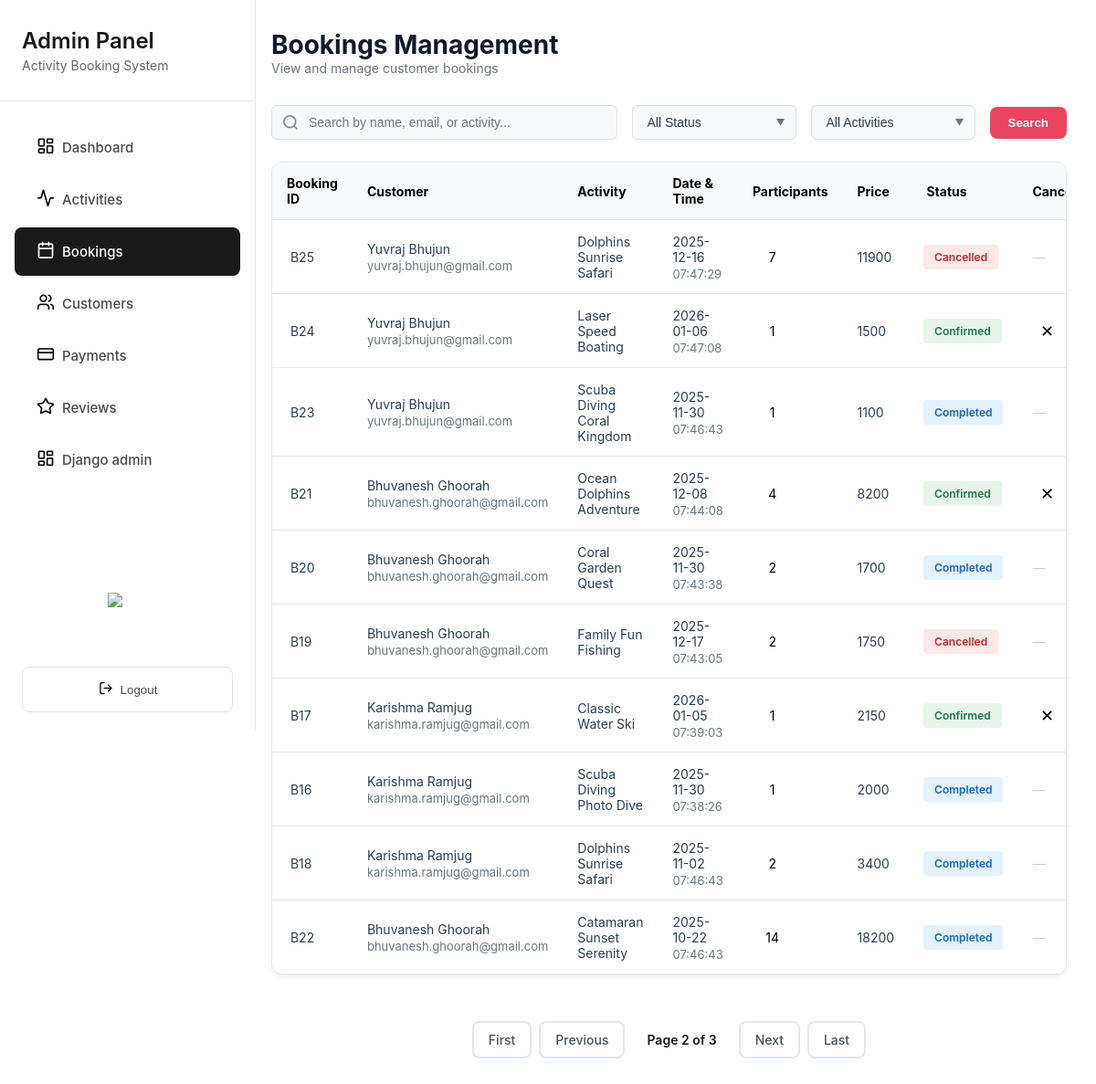
Page /grandblue/admin/bookings/?page=2 (signed in) on the earlier database version.
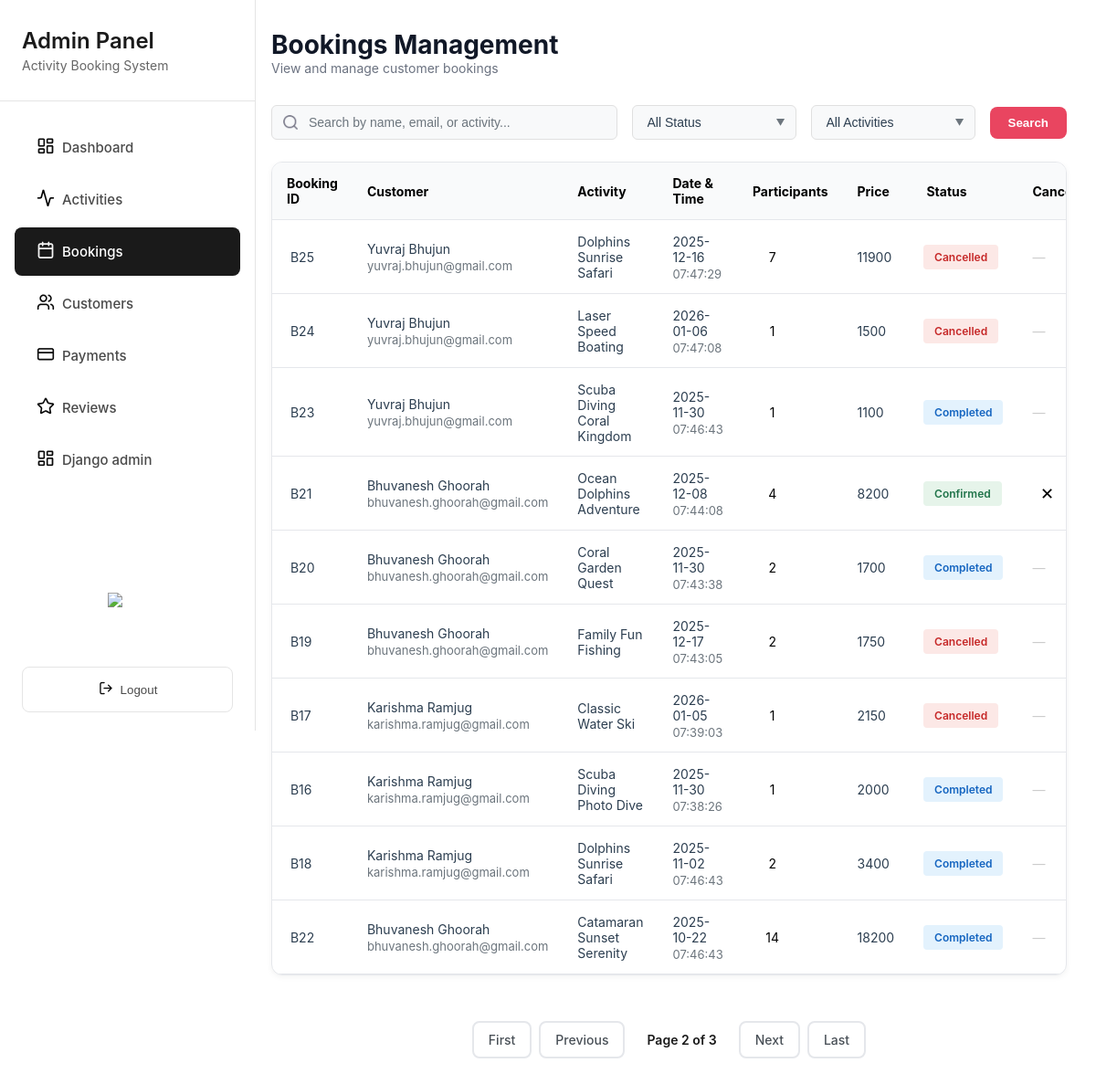
Same page on the later database version.
### merger/models.py (models this page shows, shortened)
class Booking(models.Model):
    class Status(models.TextChoices):
        CONFIRMED = "CONFIRMED", "Confirmed"
        CANCELLED = "CANCELLED", "Cancelled"
        COMPLETED = "COMPLETED", "Completed"
    customer = models.ForeignKey(User, related_name="bookings", on_delete=models.CASCADE)
    activity = models.ForeignKey(Activity, related_name="bookings", on_delete=models.CASCADE)
    date = models.DateField(help_text="Selected date for the activity")
    group_size = models.PositiveIntegerField(default=1)
    price_total = models.PositiveIntegerField(help_text="Total price (Rs)")
    status = models.CharField(max_length=12, choices=Status.choices, default=Status.CONFIRMED)
    created_at = models.DateTimeField(auto_now_add=True)
    cancelled_at = models.DateTimeField(blank=True, null=True)
    cancellation_reason = models.TextField(blank=True)
    class Meta:
        ordering = ["-created_at"]
        indexes = [
            models.Index(fields=["status"]),
            models.Index(fields=["date"]),
            models.Index(fields=["customer", "created_at"]),
        ]
        constraints = [
            models.CheckConstraint(
                check=Q(date__gt=F("created_at")),
                name="booking_date_after_creation"
            ),
        ]

class User(AbstractUser):
    email = models.EmailField(blank=True, unique=True)
    date_joined = models.DateTimeField(default=timezone.now)
    phone = models.CharField(max_length=20, blank=True)
    total_bookings = models.PositiveIntegerField(default=0)
    total_spent = models.DecimalField(max_digits=10, decimal_places=2, default=0.00)
    USERNAME_FIELD = 'email'
    REQUIRED_FIELDS = []
    class Meta:
        ordering = ['email']

class Activity(models.Model):
    ACTIVITY_TYPES = [
        ("Catamaran", "Catamaran"),
        ("Scuba diving", "Scuba diving"),
        ("Dolphin watching", "Dolphin watching"),
        ("Water ski", "Water ski"),
        ("Speed boat", "Speed boat"),
    ]
    name = models.CharField(max_length=255)
    activity_type = models.CharField(max_length=120, blank=True, choices=ACTIVITY_TYPES)
    description = models.TextField()
    base_price = models.PositiveIntegerField(help_text="Price per pax (Rs)")
    location = models.CharField(max_length=120, blank=True)
    duration = models.CharField(max_length=60, blank=True)
    max_participants = models.PositiveIntegerField()
    created_at = models.DateTimeField(auto_now_add=True)
    activity_rules = models.TextField(blank=True, help_text="One rule per line")
    safety_equipment = models.TextField(blank=True, help_text="One item per line")
    cancellation_policy = models.TextField(blank=True, help_text="One policy per line")
    map_embed_url = models.TextField(blank=True)
    map_location_description = models.TextField(blank=True)
    class Meta:
        ordering = ["name"]
        indexes = [
            models.Index(fields=["name"]),
            models.Index(fields=["activity_type"]),
            models.Index(fields=["location"]),
        ]
        verbose_name = "Activity"
        verbose_name_plural = "Activities"

### merger/shared_views.py (the view, shortened to what this page needs)
# urls.py: path('admin/bookings/', BookingsPageView.as_view(), name='bookings'),
class BookingsPageView(LoginRequiredMixin, StaffRequiredMixin, ListView):
    model = Booking
    template_name = 'admin_booking.html'
    context_object_name = 'bookings'
    paginate_by = 10
    def get_queryset(self):
        queryset = Booking.objects.select_related('customer', 'activity').order_by('-created_at')
        status = self.request.GET.get('status')
        if status and status != 'all':
            queryset = queryset.filter(status=status.upper())
        activity = self.request.GET.get('activity')
        if activity and activity != 'all':
            queryset = queryset.filter(activity__activity_type=activity)
        search = self.request.GET.get('search')
        return queryset
    def get_context_data(self, **kwargs):
        context = super().get_context_data(**kwargs)
        context['active_class'] = 'bookings'
        context['current_status'] = self.request.GET.get('status', 'all')
        context['current_activity'] = self.request.GET.get('activity', 'all')
        context['current_search'] = self.request.GET.get('search', '')
        return context

### merger/shared_views.py (called while the page is built)
    def test_func(self):
        return self.request.user.is_staff

### merger/templates/admin_booking.html (shortened to what this page needs)
{% extends 'admin_sidebar.html' %}
{% load static %}
{% block extra_css %}
<link rel="stylesheet" href="{% static 'css/admin_booking.css' %}">
{% endblock %}
{% block content %}
<div class="page-header">
    <h1 class="page-title">Bookings Management</h1>
    <p class="page-subtitle">View and manage customer bookings</p>
</div>
<form method="get" action="" id="filterForm" onsubmit="return true;">
<div class="filter-bar">
    <div class="search-box">
        <input type="text" name="search" id="searchInput" placeholder="Search by name, email, or activity..." value="{{ current_search }}">
    </div>
    <div class="filter-dropdown">
        <select class="dropdown-select" name="status" id="statusFilter" onchange="document.getElementById('filterForm').submit()">
            <option value="all" {% if current_status == 'all' %}selected{% endif %}>All Status</option>
        </select>
    </div>
    <div class="filter-dropdown">
        <select class="dropdown-select" name="activity" id="activityFilter" onchange="document.getElementById('filterForm').submit()">
            <option value="all" {% if current_activity == 'all' %}selected{% endif %}>All Activities</option>
        </select>
    </div>
    <button type="submit" class="filter-submit-btn">Search</button>
</div>
</form>
<div class="table-container">
    <table>
        <thead>
            <tr>
                <th>Booking ID</th>
                <th>Customer</th>
                <th>Activity</th>
                <th>Date & Time</th>
                <th>Participants</th>
                <th>Price</th>
                <th style="white-space: pre;"> Status</th>
                <th>Cancel</th>
            </tr>
        </thead>
        <tbody id="bookingsTable">
            {% for booking in bookings %}
            <tr data-status="{{ booking.status|lower }}" data-activity="{{ booking.activity.activity_type }}"
                data-booking-id="{{ booking.id }}"
                style="--i: {{ forloop.counter }};">
                <td class="booking-id" style="white-space: pre;"> B{{ booking.id }}</td>
                <td>
                    <div class="customer-info">
                        <span class="customer-name">{{ booking.customer.first_name }} {{ booking.customer.last_name }}</span>
                        <span class="customer-email">{{ booking.customer.email }}</span>
                    </div>
                </td>
                <td class="activity-name">{{ booking.activity.name }}</td>
                <td>
                    <div class="datetime-info">
                        <span class="date">{{ booking.date|date:"Y-m-d" }}</span>
                        <span class="time">{{ booking.created_at|date:"H:i:s" }}</span>
                    </div>
                </td>
                <td class="participants">{{ booking.group_size }}</td>
                <td class="price">{{ booking.price_total }}</td>
                <td>
                    <span class="status-badge
                                {% if booking.status == 'CONFIRMED' %}
                                confirmed
                                {% elif booking.status == 'CANCELLED' %}
                                cancelled
                                {% elif booking.status == 'COMPLETED' %}
                                completed
                                {% endif %}
                            ">
                        {{ booking.get_status_display }}
                    </span>
                </td>
                <td class="cancel-cell">
                    {% if booking.status == 'CONFIRMED' %}
                    <form method="POST" action="{% url 'cancel_booking' booking.id %}">
                        <button type="button" class="cancel-btn" title="Cancel Booking" onclick="showCancelDialog('{{ booking.id }}', this)">✕</button>
                    </form>
                    {% else %}
                    <span style="color: #ccc;">—</span>
                    {% endif %}
                </td>
            </tr>
            {% empty %}
            <tr>
                <td colspan="8" style="text-align:center;">No Bookings found.</td>
            </tr>
            {% endfor %}
        </tbody>
    </table>
</div>
{% if is_paginated %}
<div class="pagination">
  {% if page_obj.has_previous %}
    <a href="?page=1" class="page-link">First</a>
    <a href="?page={{ page_obj.previous_page_number }}" class="page-link">Previous</a>
  {% endif %}
  <span class="page-current">
    Page {{ page_obj.number }} of {{ page_obj.paginator.num_pages }}
  </span>
  {% if page_obj.has_next %}
    <a href="?page={{ page_obj.next_page_number }}" class="page-link">Next</a>
    <a href="?page={{ page_obj.paginator.num_pages }}" class="page-link">Last</a>
  {% endif %}
</div>
{% endif %}
{% endblock %}

### merger/templates/admin_sidebar.html (shortened to what this page needs)
{% load static %}
<!DOCTYPE html>
<html lang="en">
<head>
  <link rel="stylesheet" href="{% static 'css/logout.css' %}">
  <link rel="stylesheet" href="{% static 'css/dark_mode.css' %}">
  {% block css %}
  <link rel="stylesheet" href="{% static 'css/admin_sidebar.css' %}">
  {% endblock css %}
  {% block extra_css %}{% endblock %}
</head>
<body>
  <aside class="sidebar" id="sidebar">
    <div class="sidebar-header">
      <h1>Admin Panel</h1>
      <p>Activity Booking System</p>
    </div>
    <nav class="nav-menu">
      <a href="{% url 'dashboard' %}" class="nav-item {% if active_class == 'dashboard' %} active {% endif %}">
        <span class="nav-icon">
          <img src="{% static 'images/dashboard.png' %}" alt="" class="icon-dark">
        </span>
        &nbsp;&nbsp;Dashboard
      </a>
      <a href="{% url 'activities' %}" class="nav-item {% if active_class == 'activities' %} active {% endif %}">
        <span class="nav-icon">
          <img src="{% static 'images/activity.png' %}" alt="" class="icon-dark">
        </span>
        &nbsp;&nbsp;Activities
      </a>
      <a href="{% url 'bookings' %}" class="nav-item {% if active_class == 'bookings' %} active {% endif %}">
        <span class="nav-icon">
          <img src="{% static 'images/booking_white.png' %}" alt="" class="icon-white">
        </span>
        &nbsp;&nbsp;Bookings
      </a>
      <a href="{% url 'customers_page' %}" class="nav-item {% if active_class == 'customers' %} active {% endif %}">
        <span class="nav-icon">
          <img src="{% static 'images/customer.png' %}" alt="" class="icon-dark">
        </span>
        &nbsp;&nbsp;Customers
      </a>
      <a href="{% url 'payments' %}" class="nav-item {% if active_class == 'payments' %} active {% endif %}">
        <span class="nav-icon">
          <img src="{% static 'images/payment.png' %}" alt="" class="icon-dark">
        </span>
        &nbsp;&nbsp;Payments
      </a>
      <a href="{% url 'reviews' %}" class="nav-item {% if active_class == 'reviews' %} active {% endif %}">
        <span class="nav-icon">
          <img src="{% static 'images/review.png' %}" alt="" class="icon-dark">
        </span>
        &nbsp;&nbsp;Reviews
      </a>
      <a href="javascript:void(0)" class="nav-item" id="djangoAdminBtn" data-admin-url="/admin/">
        <span class="nav-icon">
          <img src="{% static 'images/dashboard.png' %}" alt="" class="icon-dark">
        </span>
        &nbsp;&nbsp;Django admin
      </a>
    </nav>
    <div style="display: flex; justify-content: center; align-items: center; width: 100%;">
      <button id="darkModeToggle" class="dark-mode-toggle">
        <span id="darkModeIcon">
          <img id="icon-moon" src="{% static 'images/darkmoondarkmode.png' %}" alt="Dark Mode" width="24" height="24">
        </span>
      </button>
    </div>
    <button class="logout-btn">
      <span class="logout-icon">
        <img src="{% static 'images/exit.png' %}" alt="Logout Icon">
      </span>
      Logout
    </button>
  </aside>
  <main class="main-content">
    {% block content %}{% endblock %}
  </main>
</body>
</html>

### merger/static/css/logout.css (style rules this page uses)
.logout-btn { margin: 20px 24px; padding: 14px 20px; background-color: transparent; border: 1px solid #e5e5e5; border-radius: 8px; color: #4a4a4a; cursor: pointer; font-weight: 500; display: flex; align-items: center; justify-content: center; gap: 8px; transition: 0.2s ease; }

### merger/static/css/dark_mode.css (style rules this page uses)
:root { --bg-primary: #ffffff; --bg-secondary: #f8f9fa; --bg-tertiary: #e9ecef; --text-primary: #000000; --text-secondary: #333333; --text-muted: #666666; --border-color: #dee2e6; --card-bg: #ffffff; --input-bg: #ffffff; --shadow-color: rgba(0, 0, 0, 0.1); }
#darkModeToggle { background: none; border: 1px solid white; color: white; font-size: 20px; cursor: pointer; padding: 5px 10px; border-radius: 50%; transition: all 0.3s ease; display: flex; align-items: center; justify-content: center; width: 40px; height: 40px; margin-right: 10px; }

### merger/static/css/admin_sidebar.css (style rules this page uses)
* { margin: 0; padding: 0; box-sizing: border-box; }
body { font-family: -apple-system, BlinkMacSystemFont, 'Segoe UI', Roboto, Oxygen, Ubuntu, Cantarell, sans-serif; background-color: #f5f5f5; display: flex; min-height: 100vh; }
.sidebar { width: 280px; background-color: #ffffff; border-right: 1px solid #e5e5e5; display: flex; flex-direction: column; position: fixed; height: 100vh; left: 0; top: 0; transition: transform 0.3s ease; }
.sidebar-header { padding: 30px 24px; border-bottom: 1px solid #e5e5e5; }
.sidebar-header h1 { font-size: 24px; font-weight: 600; color: #1a1a1a; margin-bottom: 4px; }
.sidebar-header p { font-size: 14px; color: #666; }
.nav-menu { flex: 1; padding: 20px 0; }
.nav-item { display: flex; align-items: center; padding: 14px 24px; margin: 4px 16px; border-radius: 8px; color: #4a4a4a; text-decoration: none; font-size: 15px; font-weight: 500; transition: all 0.2s ease; cursor: pointer; }
.nav-item.active { background-color: #1a1a1a; color: #ffffff; }
.nav-item .icon-white { display: none; }
.nav-item .icon-dark { display: inline-block; }
.nav-item.active .icon-white { display: inline-block; }
.main-content { flex: 1; margin-left: 280px; transition: margin-left 0.3s ease; }
.dark-mode-toggle { background: none; border: 1px solid #4a4a4a; color: #4a4a4a; font-size: 20px; cursor: pointer; padding: 10px; border-radius: 8px; transition: all 0.3s ease; display: flex; align-items: center; justify-content: center; width: calc(100% - 32px); margin: 10px 16px; }

Differences in the rows shown:
changed Booking "Laser Speed Boating": status "Confirmed" → "Cancelled"; status "✕" → "—"
changed Booking "Classic Water Ski": status "Confirmed" → "Cancelled"; status "✕" → "—"
